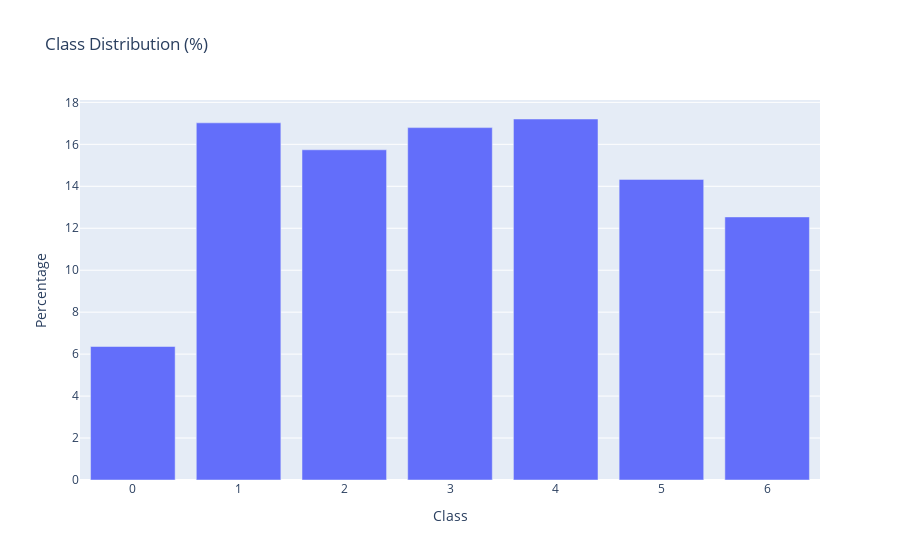

Notebook cell for this chart:
### Code cell
# Explore the data structure
print("Dataset shape:", main_df.shape)
print("\nColumns:", main_df.columns.tolist())
print("\nData types:")
print(main_df.dtypes.value_counts())

# Identify the target column (should be 'class' for wine dataset)
target_col = 'class' if 'class' in main_df.columns else 'Type'
print(f"\nTarget variable distribution (column: {target_col}):")
print(main_df[target_col].value_counts())
print("\nFirst few rows:")
display(main_df.head())

# Check for missing values
print(f"\nMissing values per column:")
missing_values = main_df.isnull().sum()
print(f"Total columns with missing values: {(missing_values > 0).sum()}")
print(f"Total missing values: {missing_values.sum()}")

# Show columns with most missing values (top 10)
if missing_values.sum() > 0:
    print("\nTop 10 columns with missing values:")
    print(missing_values[missing_values > 0].sort_values(ascending=False).head(10))

# Class distribution percentage plot on bar chart
class_distribution = main_df[target_col].value_counts(normalize=True) * 100
fig = go.Figure(data=[go.Bar(x=class_distribution.index, y=class_distribution.values)])
fig.update_layout(title='Class Distribution (%)', xaxis_title='Class', yaxis_title='Percentage')
fig.show()

# Separate features and target (exclude SHA256, target column, and 'class' if it exists)
cols_to_drop = [target_col, 'SHA256']
if 'class' in main_df.columns and 'class' != target_col:
    cols_to_drop.append('class')
    
X = main_df.drop(columns=cols_to_drop)
y = main_df[target_col]

print(f"\nDropped columns: {cols_to_drop}")
print(f"Original data shape: {X.shape}")
print(f"Missing values in X: {X.isnull().sum().sum()}")

# Handle missing values - fill with 0 (appropriate for malware features)
X_clean = X.fillna(0)
print(f"Missing values after cleaning: {X_clean.isnull().sum().sum()}")

# Encode target labels
label_encoder = LabelEncoder()
y_encoded = label_encoder.fit_transform(y)
print(f"Encoded classes: {list(label_encoder.classes_)}")

# Split data into training and testing sets
X_train, X_test, y_train, y_test = train_test_split(X_clean, y_encoded, test_size=0.2, random_state=42, stratify=y_encoded)
print(f"Training data shape: {X_train.shape}")
print(f"Testing data shape: {X_test.shape}")

### Figure 1 — Plotly figure (JSON) as saved in the notebook; plotly's stock layout.template omitted (floating-point values rounded to 4 significant figures)
{"data": [{"type": "bar", "x": [4, 1, 3, 2, 5, 6, 0], "y": [17.21, 17.02, 16.8, 15.74, 14.33, 12.54, 6.363]}], "layout": {"title": {"text": "Class Distribution (%)"}, "xaxis": {"title": {"text": "Class"}}, "yaxis": {"title": {"text": "Percentage"}}}}
